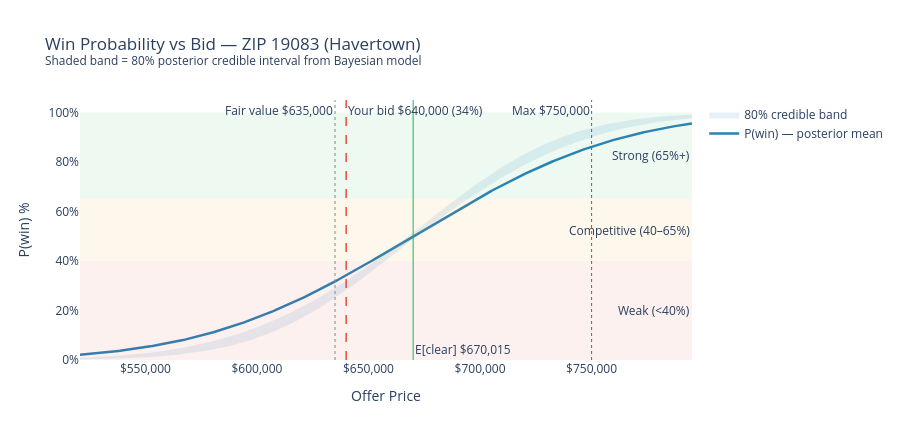

Notebook source saved alongside this figure:
### Code cell
# ── Run analysis ─────────────────────────────────────────────────────────────
zs = _zstats_bayes(ZIP_CODE)

# ── Clearing price model ──────────────────────────────────────────────────────
# In hot markets (mu_z > 0 AND list_price > fair_value), sellers anchor to ask.
# Bidding below list against multiple competing offers near-guarantees a loss.
hot_market = (zs['hotness_prem'] > 0) and (LIST_PRICE > FAIR_VALUE)
list_val   = float(LIST_PRICE)
base_price = list_val if hot_market else FAIR_VALUE
gap_adj    = 0.0 if hot_market else (FAIR_VALUE - list_val) * 0.25
dom_factor = _dom_f(DOM)

# Point estimate clearing price
mu_clear = base_price + zs['hotness_prem'] * dom_factor + gap_adj
sig      = zs['price_std']
pw_point = float(stats.norm.cdf(YOUR_BID, mu_clear, sig))

# ── Bayesian credible interval on P(win) ─────────────────────────────────────
# Use posterior samples stored in zs (pre-sliced for this zip by _zstats_bayes).
# Falls back to population posterior for unknown zips.
if zs['mu_z_samples'] is not None:
    _mu_z_post  = zs['mu_z_samples']    # (n_samples,)
    _sig_z_post = zs['sig_z_samples']
else:
    _mu_z_post  = trace.posterior['mu_pop'].values.ravel()
    _sig_z_post = trace.posterior['sigma_pop'].values.ravel()

_mu_clear_post = base_price + _mu_z_post * dom_factor + gap_adj
_pw_post       = stats.norm.cdf(YOUR_BID, _mu_clear_post, np.abs(_sig_z_post) + 1e-6)
pw_lo80, pw_hi80 = np.percentile(_pw_post, [10, 90])
pw_median        = float(np.median(_pw_post))

# Verdict from point estimate
if   pw_point >= 0.80: verdict = "VERY STRONG  — likely the top bid"
elif pw_point >= 0.65: verdict = "STRONG       — solid chance of win"
elif pw_point >= 0.50: verdict = "COMPETITIVE  — near expected clearing"
elif pw_point >= 0.35: verdict = "MODERATE     — may lose to higher bids"
else:                  verdict = "WEAK         — well below clearing"

# ── 1. Zip market profile ─────────────────────────────────────────────────────
print(f'\n{"="*62}')
print(f'  ZIP {ZIP_CODE} — {zs["city"]}  (n={zs["n"]} comparable sales)')
print(f'{"="*62}')
print(f'  Bayesian hotness premium  (posterior mean):    ${zs["hotness_prem"]:>+8,.0f}')
print(f'  80% HDI for hotness prem:                  [${zs["hotness_prem_lo"]:>+8,.0f}, ${zs["hotness_prem_hi"]:>+8,.0f}]')
print(f'  Bayesian price std σ      (posterior mean):    ${zs["price_std"]:>8,.0f}')
print(f'  80% HDI for price std:                     [${zs["price_std_lo"]:>8,.0f}, ${zs["price_std_hi"]:>8,.0f}]')
if abs(zs.get('naive_prem', 0) or 0) > 100:
    print(f'  Naive sample premium (pre-pooling):            ${zs["naive_prem"]:>+8,.0f}')
    print(f'  Partial pooling effect:        naive → Bayesian (shrinkage toward population)')
if DOM >= 30:
    print(f'  DOM cooldown factor ({DOM}d):                  {dom_factor:>8.2f}×')
print(f'  Clearing price anchor:     {"list price (hot market)" if hot_market else "fair value (neutral/cool)"}')

# ── 2. Offer analysis ─────────────────────────────────────────────────────────
print(f'\n{"-"*62}')
print(f'  OFFER ANALYSIS')
print(f'{"-"*62}')
print(f'  List price           : ${LIST_PRICE:>12,.0f}  (FV is {(FAIR_VALUE-LIST_PRICE)/LIST_PRICE*100:+.1f}% vs list)')
print(f'  Fair value (model)   : ${FAIR_VALUE:>12,.0f}')
print(f'  Expected clear price : ${mu_clear:>12,.0f}')
print(f'  Your bid             : ${YOUR_BID:>12,.0f}  ({(YOUR_BID-FAIR_VALUE)/FAIR_VALUE*100:+.1f}% vs fair value)')
print(f'')
print(f'  P(win) — point est.         : {pw_point*100:>10.1f}%')
print(f'  P(win) — posterior median   : {pw_median*100:>10.1f}%')
print(f'  P(win) — 80% credible interval: [{pw_lo80*100:.1f}%, {pw_hi80*100:.1f}%]')
print(f'  Verdict              : {verdict}')

# ── 3. Bid sweep chart with posterior uncertainty band ────────────────────────
lo_b = FAIR_VALUE * 0.82
hi_b = min(FAIR_VALUE * 1.30, MAX_BUDGET * 1.06)
bids = np.linspace(lo_b, hi_b, 400)

# Point estimate curve
probs_pt = stats.norm.cdf(bids, mu_clear, sig) * 100

# Posterior uncertainty band: 500 samples propagated through the CDF
n_samp = min(500, len(_mu_z_post))
rng    = np.random.default_rng(42)
idx_s  = rng.choice(len(_mu_z_post), size=n_samp, replace=False)
mu_s   = (base_price + _mu_z_post[idx_s] * dom_factor + gap_adj)[:, None]  # (n_samp, 1)
sig_s  = (np.abs(_sig_z_post[idx_s]) + 1e-6)[:, None]
probs_mat  = stats.norm.cdf(bids[None, :], mu_s, sig_s) * 100              # (n_samp, n_bids)
p_lo_band  = np.percentile(probs_mat, 10, axis=0)
p_hi_band  = np.percentile(probs_mat, 90, axis=0)

fig = go.Figure()
fig.add_trace(go.Scatter(x=np.concatenate([bids, bids[::-1]]),
                          y=np.concatenate([p_hi_band, p_lo_band[::-1]]),
                          fill='toself', fillcolor='rgba(41,128,185,0.12)',
                          line=dict(color='rgba(255,255,255,0)'),
                          name='80% credible band', showlegend=True))
fig.add_trace(go.Scatter(x=bids, y=probs_pt, mode='lines',
                          line=dict(color='#2980b9', width=2.5),
                          name='P(win) — posterior mean',
                          hovertemplate='Bid: $%{x:,.0f}<br>P(win): %{y:.1f}%<extra></extra>'))
for lo_p, hi_p, col, lbl in [(65,100,'rgba(39,174,96,0.08)','Strong (65%+)'),
                               (40,65, 'rgba(243,156,18,0.08)','Competitive (40–65%)'),
                               (0,  40,'rgba(231,76,60,0.08)', 'Weak (<40%)')]:
    fig.add_hrect(y0=lo_p, y1=hi_p, fillcolor=col, line_width=0,
                  annotation_text=lbl, annotation_position='right')
fig.add_vline(x=YOUR_BID,   line_dash='dash',  line_color='#e74c3c', line_width=1.5,
              annotation_text=f'Your bid ${YOUR_BID:,.0f} ({pw_point*100:.0f}%)',
              annotation_position='top right')
fig.add_vline(x=FAIR_VALUE, line_dash='dot',   line_color='#7f8c8d', line_width=1,
              annotation_text=f'Fair value ${FAIR_VALUE:,.0f}', annotation_position='top left')
fig.add_vline(x=mu_clear,   line_dash='solid', line_color='#27ae60', line_width=1,
              annotation_text=f'E[clear] ${mu_clear:,.0f}', annotation_position='bottom right')
if lo_b <= MAX_BUDGET <= hi_b:
    fig.add_vline(x=MAX_BUDGET, line_dash='dot', line_color='#8e44ad', line_width=1,
                  annotation_text=f'Max ${MAX_BUDGET:,.0f}', annotation_position='top left')
fig.update_layout(
    title=f'Win Probability vs Bid — ZIP {ZIP_CODE} ({zs["city"]})<br>'
          f'<sup>Shaded band = 80% posterior credible interval from Bayesian model</sup>',
    xaxis_title='Offer Price', yaxis_title='P(win) %',
    xaxis_tickformat='$,.0f', yaxis=dict(range=[0,105], ticksuffix='%'),
    height=440, plot_bgcolor='white', paper_bgcolor='white',
)
fig.show()

# ── 4. Bid-for-probability table ─────────────────────────────────────────────
print(f'\n{"-"*62}')
print(f'  BIDS NEEDED FOR TARGET WIN PROBABILITY')
print(f'  (Bayesian posterior mean clearing price = ${mu_clear:,.0f})')
print(f'{"-"*62}')
print(f'  {"Target":>8}  {"Required Bid":>14}  {"vs Fair Value":>13}  {"vs List":>8}  Notes')
print(f'  {"-"*60}')
for p in [0.30, 0.40, 0.50, 0.60, 0.70, 0.80, 0.90]:
    b    = float(stats.norm.ppf(p, mu_clear, sig))
    dpct = (b - FAIR_VALUE) / FAIR_VALUE * 100
    lvs  = (b - LIST_PRICE) / LIST_PRICE * 100
    note = 'OVER BUDGET' if b > MAX_BUDGET else ('◄ YOUR BID' if abs(b - YOUR_BID) < 7000 else '')
    print(f'  {p*100:>7.0f}%  ${b:>13,.0f}  {dpct:>+12.1f}%  {lvs:>+7.1f}%  {note}')

# ── 5. Bid strategy report ────────────────────────────────────────────────────
print(f'\n{"━"*62}')
print(f'  BID STRATEGY REPORT — BAYESIAN CALIBRATION')
print(f'  ZIP {ZIP_CODE} ({zs["city"]})  |  List ${LIST_PRICE:,.0f}  |  FV ${FAIR_VALUE:,.0f}  |  DOM {DOM}')
print(f'{"━"*62}')
print(f'  {"Bid":>14}  {"vs Fair Val":>12}  {"P(win)":>8}  {"80% CI":>18}  Tier')
print(f'  {"-"*62}')
for p_t in [0.30, 0.45, 0.55, 0.65, 0.75, 0.85]:
    b    = float(stats.norm.ppf(p_t, mu_clear, sig))
    dpct = (b - FAIR_VALUE) / FAIR_VALUE * 100
    _ci  = stats.norm.cdf(b, _mu_clear_post, np.abs(_sig_z_post) + 1e-6)
    ci_lo, ci_hi = np.percentile(_ci, [10, 90])
    tier = 'OVER BUDGET' if b > MAX_BUDGET else (
        'Strong' if p_t >= 0.75 else ('Competitive' if p_t >= 0.55 else 'Speculative'))
    you  = '  ◄ your bid' if abs(b - YOUR_BID) < 8000 else ''
    print(f'  ${b:>13,.0f}  {dpct:>+10.1f}%  {p_t*100:>7.0f}%  '
          f'[{ci_lo*100:.0f}%, {ci_hi*100:.0f}%]  {tier}{you}')
print(f'  {"-"*62}')
_max_ci = stats.norm.cdf(MAX_BUDGET, _mu_clear_post, np.abs(_sig_z_post) + 1e-6)
max_pw  = float(stats.norm.cdf(MAX_BUDGET, mu_clear, sig))
print(f'  Max budget ${MAX_BUDGET:,.0f}  →  P(win) = {max_pw*100:.1f}%  '
      f'(80% CI: [{np.percentile(_max_ci,10)*100:.0f}%, {np.percentile(_max_ci,90)*100:.0f}%])')
print(f'{"━"*62}')

### Figure 1 — Plotly figure (JSON) as saved in the notebook; plotly's stock layout.template omitted (floating-point values rounded to 4 significant figures; data arrays with more than 128 entries replaced by an {"elided": "..."} marker saying what was removed)
{"data": [{"fill": "toself", "fillcolor": "rgba(41,128,185,0.12)", "line": {"color": "rgba(255,255,255,0)"}, "name": "80% credible band", "showlegend": true, "type": "scatter", "x": {"elided": "800 float values"}, "y": {"elided": "800 float values"}}, {"hovertemplate": "Bid: $%{x:,.0f}<br>P(win): %{y:.1f}%<extra></extra>", "line": {"color": "#2980b9", "width": 2.5}, "mode": "lines", "name": "P(win) — posterior mean", "type": "scatter", "x": {"elided": "400 float values"}, "y": {"elided": "400 float values"}}], "layout": {"annotations": [{"showarrow": false, "text": "Strong (65%+)", "x": 1, "xanchor": "right", "xref": "x domain", "y": 82.5, "yanchor": "middle", "yref": "y"}, {"showarrow": false, "text": "Competitive (40–65%)", "x": 1, "xanchor": "right", "xref": "x domain", "y": 52.5, "yanchor": "middle", "yref": "y"}, {"showarrow": false, "text": "Weak (<40%)", "x": 1, "xanchor": "right", "xref": "x domain", "y": 20, "yanchor": "middle", "yref": "y"}, {"showarrow": false, "text": "Your bid $640,000 (34%)", "x": 640000, "xanchor": "left", "xref": "x", "y": 1, "yanchor": "top", "yref": "y domain"}, {"showarrow": false, "text": "Fair value $635,000", "x": 635000, "xanchor": "right", "xref": "x", "y": 1, "yanchor": "top", "yref": "y domain"}, {"showarrow": false, "text": "E[clear] $670,015", "x": 670000.0, "xanchor": "left", "xref": "x", "y": 0, "yanchor": "bottom", "yref": "y domain"}, {"showarrow": false, "text": "Max $750,000", "x": 750000, "xanchor": "right", "xref": "x", "y": 1, "yanchor": "top", "yref": "y domain"}], "height": 440, "paper_bgcolor": "white", "plot_bgcolor": "white", "shapes": [{"fillcolor": "rgba(39,174,96,0.08)", "line": {"width": 0}, "type": "rect", "x0": 0, "x1": 1, "xref": "x domain", "y0": 65, "y1": 100, "yref": "y"}, {"fillcolor": "rgba(243,156,18,0.08)", "line": {"width": 0}, "type": "rect", "x0": 0, "x1": 1, "xref": "x domain", "y0": 40, "y1": 65, "yref": "y"}, {"fillcolor": "rgba(231,76,60,0.08)", "line": {"width": 0}, "type": "rect", "x0": 0, "x1": 1, "xref": "x domain", "y0": 0, "y1": 40, "yref": "y"}, {"line": {"color": "#e74c3c", "dash": "dash", "width": 1.5}, "type": "line", "x0": 640000, "x1": 640000, "xref": "x", "y0": 0, "y1": 1, "yref": "y domain"}, {"line": {"color": "#7f8c8d", "dash": "dot", "width": 1}, "type": "line", "x0": 635000, "x1": 635000, "xref": "x", "y0": 0, "y1": 1, "yref": "y domain"}, {"line": {"color": "#27ae60", "dash": "solid", "width": 1}, "type": "line", "x0": 670000.0, "x1": 670000.0, "xref": "x", "y0": 0, "y1": 1, "yref": "y domain"}, {"line": {"color": "#8e44ad", "dash": "dot", "width": 1}, "type": "line", "x0": 750000, "x1": 750000, "xref": "x", "y0": 0, "y1": 1, "yref": "y domain"}], "title": {"text": "Win Probability vs Bid — ZIP 19083 (Havertown)<br><sup>Shaded band = 80% posterior credible interval from Bayesian model</sup>"}, "xaxis": {"tickformat": "$,.0f", "title": {"text": "Offer Price"}}, "yaxis": {"range": [0, 105], "ticksuffix": "%", "title": {"text": "P(win) %"}}}}
